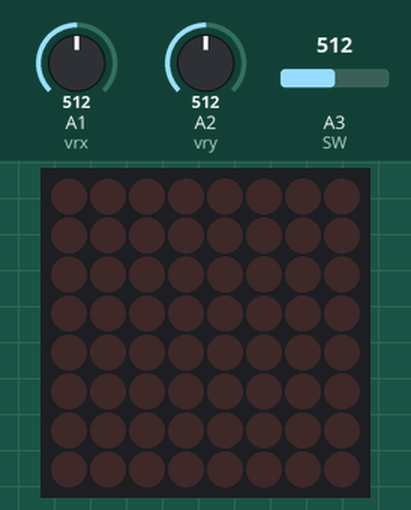
Bench run of a sketch on a simulated Arduino Uno, built with avr-gcc and run on an emulated ATmega328P. On the bench: 8×8 LED matrix. Wiring (inferred from the names in the program): MAX7219 LED driver (orientation assumed): data pin 2; clock pin 4; CS pin 3. Inputs (shaded band) come from the test bench; at power-on: A1 (vrx) = 512, A2 (vry) = 512, A3 (SW) = 512. Random numbers use the default seed unless the sketch sets one.

Above: at 1.2 s.
1.3 s: A1 (vrx) set to 635
At 2.3 s:
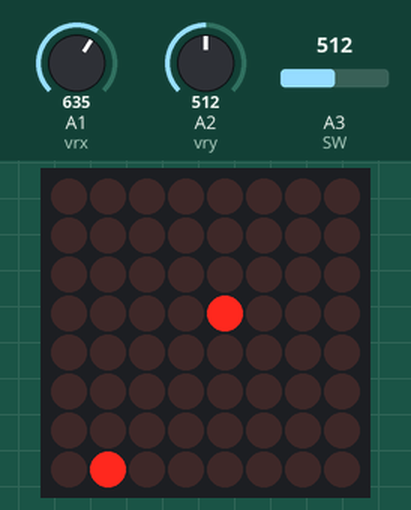
4.3 s: A1 (vrx) set to 669
At 5.6 s:
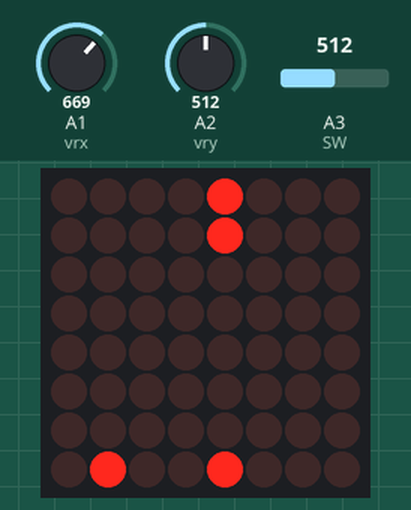
At 6.5 s:
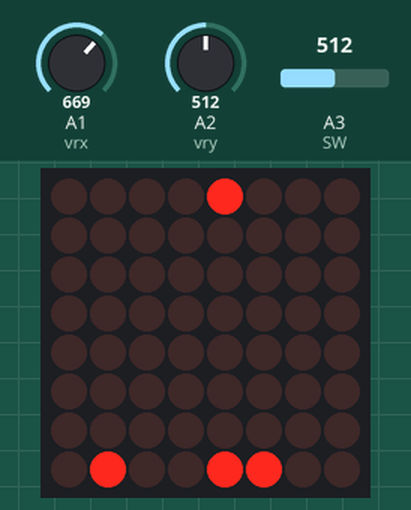
Timing chart, 0 to 8.0 s (numbered marks = the images above; inputs shaded):
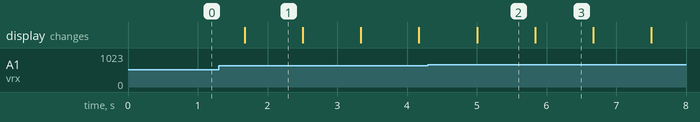

Measured:
- the behaviour switches between 650 and 651 on A1 (vrx) (found by bisection; images 1 and 2)
- what the display in image 1 shows lasts 0.8 s, from 1.7 s to 2.5 s

The sketch:

sneak.ino
```cpp
//===========8*8初始設定===========
bool set_address[8][8]={
    {0,0,0,0,1,1,0,0},
    {0,0,0,0,1,0,0,1},
    {0,0,0,0,1,1,1,1},
    {0,0,0,0,1,0,1,0},
    {0,0,0,0,1,0,1,1},
    {0,0,0,0,0,0,0,0},
    {0,0,0,0,0,0,0,0},
    {0,0,0,0,0,0,0,0}
};
bool set_data[8][8]={
    {0,0,0,0,0,0,0,1},
    {0,0,0,0,0,0,0,0},
    {0,0,0,0,0,0,0,0},
    {0,0,0,0,1,1,1,1},
    {0,0,0,0,0,1,1,1},
    {0,0,0,0,0,0,0,0},
    {0,0,0,0,0,0,0,0},
    {0,0,0,0,0,0,0,0}
};
bool table_address[8][8]={
    {0,0,0,0,0,0,0,1},
    {0,0,0,0,0,0,1,0},
    {0,0,0,0,0,0,1,1},
    {0,0,0,0,0,1,0,0},
    {0,0,0,0,0,1,0,1},
    {0,0,0,0,0,1,1,0},
    {0,0,0,0,0,1,1,1},
    {0,0,0,0,1,0,0,0}
};


//===========8*8顯示陣列===========
bool wen_data[8][8]={
    {0,0,0,0,0,0,0,0},
    {0,0,0,0,0,0,0,0},
    {0,0,0,0,0,0,0,0},
    {0,0,0,0,0,0,0,0},
    {0,0,0,0,0,0,0,0},
    {0,0,0,0,0,0,0,0},
    {0,0,0,0,0,0,0,0},
    {0,0,0,0,0,0,0,0}
};

//===========時間計算陣列===========
int set_second[8][8]={
    {0,0,0,0,0,0,0,0},
    {0,0,0,0,0,0,0,0},
    {0,0,0,0,0,0,0,0},
    {0,0,0,0,0,0,0,0},
    {0,0,0,0,0,0,0,0},
    {0,0,0,0,0,0,0,0},
    {0,0,0,0,0,0,0,0},
    {0,0,0,0,0,0,0,0}
};


//===========8*8 pin角===========
int DS=2;
int DT=3;
int SH=4;


//===========搖桿 pin角===========
int vrx = A1;
int vry = A2;
int SW = A3;


//===========蛇蛇 變數===========
int way = 4;
int level = 3;
int nowx =4,nowy=4;


//===========系統變數===========
int endl =0;
int showapple=0;


void max7219(bool address[8][8],bool data[8][8]){
    for(int i = 0; i < 8; i++){
        digitalWrite(DT, LOW);//貨車開門
        for (int j = 0; j < 8; j++)  {
            digitalWrite(SH, LOW);//活塞收回
            digitalWrite(DS, address[i][j]);
            digitalWrite(SH, HIGH);//活塞推出
        }
        for (int j = 0; j < 8; j++)  {
            digitalWrite(SH, LOW);//活塞收回
            digitalWrite(DS, data[i][j]);
            digitalWrite(SH, HIGH);//活塞推出
        }
        digitalWrite(DT, HIGH);//貨車出發
    }
}

void setup() {
    pinMode(DS,OUTPUT);
    pinMode(DT,OUTPUT);
    pinMode(SH,OUTPUT);
    max7219(set_address,set_data);
}


//===========開頭設置===========
void setcurse(){
  way = 4;
  level = 3;
  nowx =4,nowy=4;
  showapple=0;
  set_second[4][4]=level;
  for(int i=0;i<8;i++){
      for(int j=0;j<8;j++){
        set_second[i][j]=0;
      }
    }
}


//===========顯示器輸出===========
void set_wen(){
  for(int i=0;i<8;i++){
    for(int j=0;j<8;j++){
      wen_data[i][j]=(set_second[i][j]==0?0:1);
      set_second[i][j] = (set_second[i][j]==0?0:set_second[i][j]-1);
    }
  }
}


//===========食物設置===========
void setapple(){
  int x=random(8),y=random(8);
  if(set_second[x][y]!=0){
    setapple();
  }
  else{
    set_second[x][y]=300;
    showapple=1;
  }
}


//===========觸碰偵測===========
void check(){
  if(showapple==1){
    if(set_second[nowx][nowy]>100){
      level+=1;
      showapple=0;
    }
  }
  if(set_second[nowx][nowy]<=100 and set_second[nowx][nowy]!=0){
    endl=1;
  }
}


//===========方位取得===========
int getway(int tmpway){
  int x = analogRead(vrx);
  int y = analogRead(vry);
  int btway = analogRead(SW);
  int tmp = tmpway;
  if(x>650){
    tmp=2;
  }
  else if(x<300){
    tmp=3;
  }
  else if(y>650){
    tmp=1;
  }
  else if(y<300){
    tmp=4;
  }
  return tmp;
}

void set_way(int tmp){
  way = (tmp==5-way?way:tmp);
  switch(way){
    case 1:
      nowx =(nowx==7?0:nowx+1);
      break;
    case 2:
      nowy =(nowy==7?0:nowy+1);
      break;
    case 3:
      nowy =(nowy==0?7:nowy-1);
      break;
    case 4:
      nowx =(nowx==0?7:nowx-1);
      break;
  }
  check();
  set_second[nowx][nowy] = level;
}


//===========流程===========
void loop() {
  long sneaktimer=millis();
  long musictimer=millis();

  max7219(table_address,wen_data);
  setcurse();
  int tmpway=way;
  while(endl==0){
    for(int i=0;i<5;i++){
      tmpway = getway(tmpway);
      delay(500/level);
    }
    set_wen();
    set_way(tmpway);

    if(showapple==0){
      setapple();
    }
    max7219(table_address,wen_data);
  }

  //=======結束畫面=======
  for(int i=0;i<8;i++){
    if(i%2==0){
      for(int j=0;j<8;j++){
        wen_data[i][j]=1;
        max7219(table_address,wen_data);
        delay(20);
      }
    }
    else{
      for(int j=7;j>=0;j--){
        wen_data[i][j]=1;
        max7219(table_address,wen_data);
        delay(20);
      }
    }
  }
  for(int i=0;i<8;i++){
    if(i%2==0){
      for(int j=0;j<8;j++){
        wen_data[i][j]=0;
        max7219(table_address,wen_data);
        delay(20);
      }
    }
    else{
      for(int j=7;j>=0;j--){
        wen_data[i][j]=0;
        max7219(table_address,wen_data);
        delay(20);
      }
    }
  }


  //=======重新開始=======
  while(endl==1){
    if(analogRead(SW)>500){
      endl=0;
    }
  }
}
```
